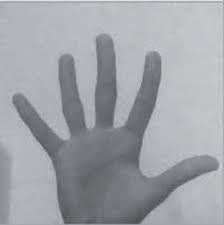
#> input picture input.jpeg, 224 x 225 px
$ python conversion.py
#> lines starting #> are read from the running program, lines starting #| are printed output that depends on the picture; after the words box and inside, x2 and y2 are one past the last pixel; in counts of white or black regions, pixels touching at a corner belong together; long printed decimals are rounded
 #Edge detection using Canny method
import cv2
import numpy as np
img=cv2.imread("input.jpeg") #read image
#> img is the input picture: shape (225, 224, 3); mean B, G, R 166.6, 162.2, 161.2
t_lower=50 #lower threshold
t_upper=150 #upper threshold

#Applying the Canny edge filter

edge=cv2.Canny(img,t_lower,t_upper)
#> edge: shape (225, 224); 3.6% white in thin lines or dots
for i in range (0,5):
    edge[i]=0
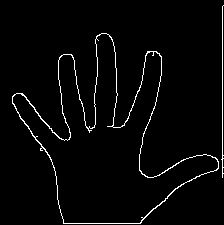
#> edge: shape (225, 224); 2.8% white in thin lines or dots
for i in range (0,200):
    for k in range (0,6):
        edge[i][-k]=0
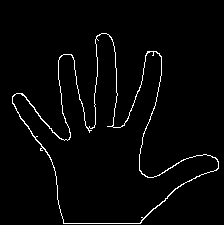
#> edge: shape (225, 224); 2.5% white in thin lines or dots, all inside (x1, y1, x2, y2) = (12, 33, 219, 224)
# cv2.imshow('original',img)
# cv2.imshow('edge',edge)
cv2.imwrite("edge.jpg", edge)
#print(img)
#cv2.waitKey(0)
#cv2.destroyAllWindows()
# find the contours in the edged image
contours, _ = cv2.findContours(edge, cv2.RETR_EXTERNAL, cv2.CHAIN_APPROX_SIMPLE)
#> contours = 1 contour; box (x1, y1, x2, y2) and area: (12, 33, 219, 224) 15624
#print(contours)
image_copy = img.copy()
# draw the contours on a copy of the original image
cv2.drawContours(image_copy, contours, -1, (0, 0, 255), 2)
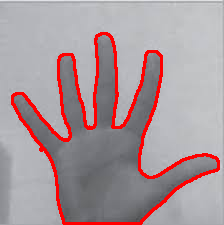
#> image_copy: shape (225, 224, 3); 7.27% of pixels changed, all inside (x1, y1, x2, y2) = (11, 32, 220, 225)
#print(len(contours), "objects were found in this image.")
cnt=contours
#> cnt has the same summary as contours
cv2.imshow("Edged image", edge)
cv2.imshow("contours", image_copy)
cv2.waitKey(0)
cv2.destroyAllWindows()
contours = max(contours, key=lambda x: cv2.contourArea(x))
#> contours = contour of 413 points, box (x1, y1, x2, y2) (12, 33, 219, 224), area 15624
print(contours)
#> (printed output is left out)
hull = cv2.convexHull(contours)
#> hull = contour of 16 points, box (x1, y1, x2, y2) (12, 33, 219, 224), area 26598
cv2.drawContours(edge, [hull], -1, (255, 0, 0), 2)
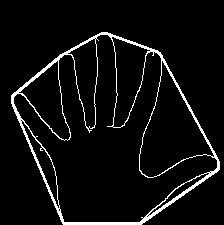
#> edge: shape (225, 224); 5.5% white in thin lines or dots, all inside (x1, y1, x2, y2) = (11, 32, 220, 225)
cv2.imwrite("connected.jpg",edge)
cv2.imshow("hull", edge)
#print(hull.shape)
points_want= hull.reshape(hull.shape[0],2)
#> points_want = 16 rows, first 8: [106, 33], [156, 51], [159, 53], [161, 56], [217, 159], [218, 161], [218, 168], [216, 170]
#print(points_want)
#Trying to draw finger tips on the image
#cv2.circle(image_copy, center=(points_want[0][0], points_want[0][1]), radius=2, color=(255, 0, 0), thickness=-1)
top_point=[]
for i in range(0,len(points_want)):

    if np.abs(points_want[i][0] - points_want[i-1][0]) >= 10 or np.abs(points_want[i][1] - points_want[i-1][1])>=10:
        top_point.append(list(points_want[i]))
        cv2.circle(image_copy, center=(points_want[i][0], points_want[i][1]), radius=2, color=(255, 0, 0), thickness=-1)
#> this loop made 16 passes
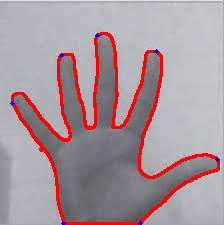
#> image_copy: shape (225, 224, 3); 0.18% of pixels changed, all inside (x1, y1, x2, y2) = (10, 33, 220, 225)
#> after the loop, top_point = [[156, 51], [217, 159], [140, 223], [63, 223], [12, 103], [61, 55], [97, 35]]
#cv2.circle(image_copy, center=(points_want[9][0], points_want[9][1]), radius=2, color=(255, 0, 0), thickness=-1)
#print(finalpoint)
cv2.imwrite("fingertips.jpg",image_copy)
cv2.imshow("wanted", image_copy)
cv2.waitKey(0)
cv2.destroyAllWindows()
#convexity defects
hull = cv2.convexHull(contours, returnPoints=False)
#> hull = [412, 338, 336, 334, 240, 238, 237, 236, 197, 196, 128, 127, 126, 65, 4, 0]
defects = cv2.convexityDefects(contours, hull)
#> defects = [[0, 4, 1, 114], [4, 65, 26, 20091], [65, 126, 94, 17727], [128, 196, 173, 3516], [197, 236, 211, 2078], [238, 240, 239, 114], [240, 334, 289, 18766], [334, 336, 335, 142], [336, 338, 337, 142], [338, 412, 386, 22035]]
#print("The defects are ")
#print(defects)
if defects is not None:
    cnt = 0
    size=[]
    bottom_points=[]
    for i in range(defects.shape[0]):
        # calculate the angle
        s, e, f, d = defects[i][0]
        start = tuple(contours[s][0])
        end = tuple(contours[e][0])
        far = tuple(contours[f][0])
        a = np.sqrt((end[0] - start[0]) ** 2 + (end[1] - start[1]) ** 2)
        b = np.sqrt((far[0] - start[0]) ** 2 + (far[1] - start[1]) ** 2)
        c = np.sqrt((end[0] - far[0]) ** 2 + (end[1] - far[1]) ** 2)
        angle = np.arccos((b ** 2 + c ** 2 - a ** 2) / (2 * b * c))  # cosine theorem by triangle properties
        if angle <= np.pi / 2:  # angle less than 90 degree, treat as fingers
            cnt += 1
            size.append(b)
            size.append(c)
            cv2.circle(image_copy, far, 3, [0, 255, 0], -1)
            bottom_points.append(list(far))
        if cnt > 0:
            cnt = cnt+1
#> this loop made 10 passes
#> (s, e, f, d, start, end, far, a) on passes 1 to 10: (0, 4, 1, 114, (101, 33), (97, 35), (100, 34), 4.47), (4, 65, 26, 20091, (97, 35), (61, 55), (93, 127), 41.18), (65, 126, 94, 17727, (61, 55), (14, 94), (67, 140), 61.07), (128, 196, 173, 3516, (12, 103), (63, 223), (52, 162), 130.4), (197, 236, 211, 2078, (140, 223), (216, 170), (176, 188), 92.66), (238, 240, 239, 114, (218, 161), (217, 159), (217, 160), 2.24), (240, 334, 289, 18766, (217, 159), (161, 56), (139, 169), 117.2), (334, 336, 335, 142, (161, 56), (159, 53), (159, 54), 3.61), (336, 338, 337, 142, (159, 53), (156, 51), (158, 53), 3.61), (338, 412, 386, 22035, (156, 51), (106, 33), (113, 127), 53.14)
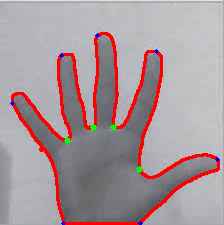
#> image_copy: shape (225, 224, 3); 0.23% of pixels changed, all inside (x1, y1, x2, y2) = (64, 124, 143, 173)
#> after the loop, bottom_points = [[93, 127], [67, 140], [139, 169], [113, 127]]; cnt = 13; size = [92.09, 78.79, 85.21, 70.18, 78.64, 115.1, 87.32, 94.26]
        #cv2.putText(image_copy, str(cnt), (0, 50), cv2.FONT_HERSHEY_SIMPLEX,1, (255, 0, 0) , 2, cv2.LINE_AA)
        #(start index,end index,farthestpoint,approximate distance to farthest point)

#print("The length of the fingers are ")
#print(size, cnt)
for i in  range(1,len(top_point)): #eleiminating unnecessary point
    if top_point[i-1][1]==top_point[i][1] and np.abs(top_point[i-1][0]-top_point[i][0])>=5:
        top_point.remove(top_point[i])
        top_point.remove(top_point[i-1])
        break
#> this loop made 3 passes
#> after the loop, top_point = [[156, 51], [217, 159], [12, 103], [61, 55], [97, 35]]
print(top_point)
#| [[156, 51], [217, 159], [12, 103], [61, 55], [97, 35]]
print(len(top_point))
#| 5
print(bottom_points)
#| [[93, 127], [67, 140], [139, 169], [113, 127]]
print(len(bottom_points))
#| 4
cv2.imwrite("defects.jpg",image_copy)
cv2.imshow("img", image_copy)
cv2.waitKey(0)
cv2.destroyAllWindows()
for i in top_point:
    cv2.circle(image_copy,(i[0],i[1]),3,[0, 255,255],-1)
#> this loop made 5 passes
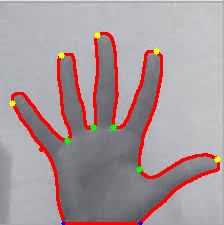
#> image_copy: shape (225, 224, 3); 0.29% of pixels changed, all inside (x1, y1, x2, y2) = (9, 32, 221, 163)
cv2.imshow("check",image_copy)
cv2.waitKey(0)
cv2.destroyAllWindows()
# bottom_point anticlockwise
# top_point clockwise
line=cv2.line(image_copy,bottom_points[0],top_point[4],[0,214,23],1)
cv2.imwrite("line.jpg",line)
cv2.imshow("line",image_copy)
cv2.waitKey(0)
cv2.destroyAllWindows()
length=[]
#proper length calculation
for i in range(4):#bottom
    mini=2000
    for k in range(5):#top
        d=np.sqrt(((bottom_points[i][1]-top_point[k][1])**2)+((bottom_points[i][0]-top_point[k][0])**2))
        if d<mini:
            mini=d
    length.append(mini)
#> after the loop, length = [78.79, 66.29, 78.64, 87.32]
d=np.sqrt(((bottom_points[0][1]-top_point[4][1])**2)+((bottom_points[0][0]-top_point[4][0])**2))
#> d = 92.09
length.append(d)
print("The finger lengths are")
print(length)
#| [78.791, 66.287, 78.638, 87.321, 92.087]
T =top_point#[[156, 51], [217, 159], [12, 103], [61, 55], [97, 35]]
#> T has the same summary as top_point
T.sort(reverse=True)
#print(T)
B = bottom_points#[[93, 127], [67, 140], [139, 169], [113, 127]]
#> B = [[93, 127], [67, 140], [139, 169], [113, 127]]
B.sort(reverse=True)
#print(B)
L =[]
for i in range(4):
    l = np.sqrt((T[i][0]-B[i][0])**2 + (T[i][1]-B[i][1])**2)
    L.append(l)
#> this loop made 4 passes
#> l on passes 1 to 4: 78.64, 87.32, 92.09, 85.21
#> after the loop, L = [78.64, 87.32, 92.09, 85.21]
l= np.sqrt((T[4][0]-B[3][0])**2 + (T[4][1]-B[3][1])**2)
#> l = 66.29
L.append(l)

print("Length of Fingers:")
print("Thumb-->", L[0])
print("Index-->", L[1])
print("Middle-->", L[2])
print("Ring-->", L[3])
print("Little-->", L[4])
print("2D:4D Digit Ratio:", (L[1]/L[3]))
## Finding the ratio of fingers with longest length
longest= max(L)
#> longest = 92.09
print(longest)
print("Ratio between fingers and the longest finger length:")
print("Thumb-->", L[0]/longest)
print("Index-->", L[1]/longest)
print("Middle-->", L[2]/longest)
print("Ring-->", L[3]/longest)
print("Little-->", L[4]/longest)
